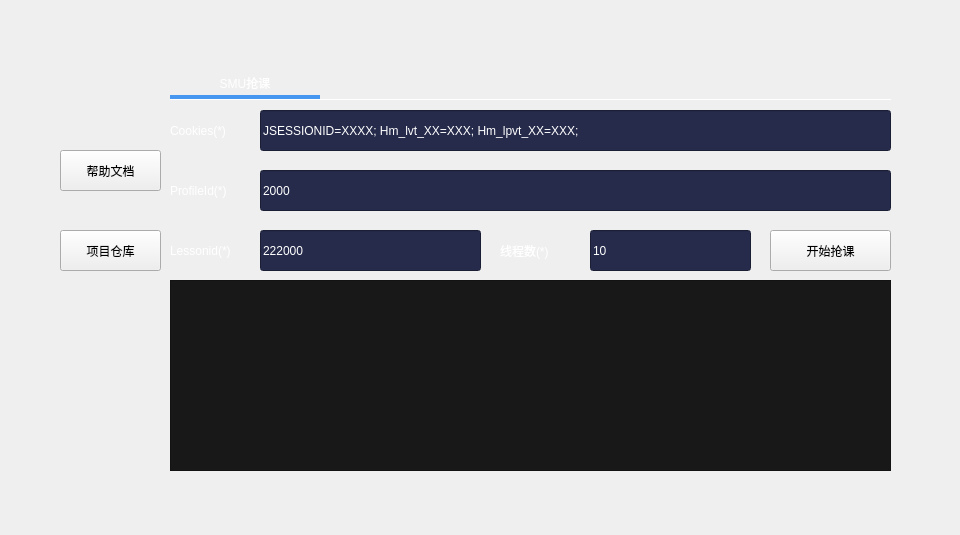
<?xml version="1.0" encoding="UTF-8"?>
<ui version="4.0">
 <class>Form</class>
 <widget class="QWidget" name="Form">
  <property name="geometry">
   <rect>
    <x>0</x>
    <y>0</y>
    <width>960</width>
    <height>535</height>
   </rect>
  </property>
  <property name="windowTitle">
   <string>Form</string>
  </property>
  <property name="styleSheet">
   <string notr="true">font-family: 57 12pt &quot;Alibaba PuHuiTi&quot;;</string>
  </property>
  <widget class="QTabWidget" name="tabWidget">
   <property name="geometry">
    <rect>
     <x>170</x>
     <y>70</y>
     <width>721</width>
     <height>401</height>
    </rect>
   </property>
   <property name="styleSheet">
    <string notr="true">QTabWidget::pane{
min-width:70px;
min-height:25px;
border-top: 1px solid;
border-color: white;
}

QTabBar::tab {

min-width:150px;

min-height:25px;

color: white;

font: 57 12pt &quot;Alibaba PuHuiTi&quot;;

border: 0px solid;



}

QTabBar::tab:selected{

min-width:150px;

min-height:25px;
color: white;

font: 57 13pt &quot;Alibaba PuHuiTi&quot;;

border: 0px solid;

border-bottom: 4px solid;

border-color: #4796f0;

}
</string>
   </property>
   <property name="currentIndex">
    <number>0</number>
   </property>
   <widget class="QWidget" name="tab_1">
    <attribute name="title">
     <string>SMU抢课</string>
    </attribute>
    <widget class="QLabel" name="label_12">
     <property name="geometry">
      <rect>
       <x>0</x>
       <y>10</y>
       <width>91</width>
       <height>41</height>
      </rect>
     </property>
     <property name="styleSheet">
      <string notr="true">color: white;
font: 75 12pt &quot;Alibaba PuHuiTi&quot;;</string>
     </property>
     <property name="text">
      <string>Cookies(*)</string>
     </property>
    </widget>
    <widget class="QLabel" name="label_8">
     <property name="geometry">
      <rect>
       <x>0</x>
       <y>130</y>
       <width>91</width>
       <height>41</height>
      </rect>
     </property>
     <property name="styleSheet">
      <string notr="true">color: white;
font: 75 12pt &quot;Alibaba PuHuiTi&quot;;</string>
     </property>
     <property name="text">
      <string>Lessonid(*)</string>
     </property>
    </widget>
    <widget class="QLabel" name="label_10">
     <property name="geometry">
      <rect>
       <x>330</x>
       <y>130</y>
       <width>81</width>
       <height>41</height>
      </rect>
     </property>
     <property name="styleSheet">
      <string notr="true">color: white;
font: 75 12pt &quot;Alibaba PuHuiTi&quot;;</string>
     </property>
     <property name="text">
      <string>线程数(*)</string>
     </property>
    </widget>
    <widget class="QLineEdit" name="lineEdit_6">
     <property name="geometry">
      <rect>
       <x>90</x>
       <y>10</y>
       <width>631</width>
       <height>41</height>
      </rect>
     </property>
     <property name="styleSheet">
      <string notr="true">color: white;
font: 75 12pt &quot;Alibaba PuHuiTi&quot;;
background-color: rgb(38, 43, 75);</string>
     </property>
     <property name="text">
      <string>JSESSIONID=XXXX; Hm_lvt_XX=XXX; Hm_lpvt_XX=XXX; </string>
     </property>
    </widget>
    <widget class="QLineEdit" name="lineEdit_5">
     <property name="geometry">
      <rect>
       <x>420</x>
       <y>130</y>
       <width>161</width>
       <height>41</height>
      </rect>
     </property>
     <property name="styleSheet">
      <string notr="true">color: white;
font: 75 12pt &quot;Alibaba PuHuiTi&quot;;
background-color: rgb(38, 43, 75);</string>
     </property>
     <property name="text">
      <string>10</string>
     </property>
    </widget>
    <widget class="QLineEdit" name="lineEdit_7">
     <property name="geometry">
      <rect>
       <x>90</x>
       <y>130</y>
       <width>221</width>
       <height>41</height>
      </rect>
     </property>
     <property name="styleSheet">
      <string notr="true">color: white;
font: 75 12pt &quot;Alibaba PuHuiTi&quot;;
background-color: rgb(38, 43, 75);</string>
     </property>
     <property name="text">
      <string>222000</string>
     </property>
    </widget>
    <widget class="QPushButton" name="pushButton_43">
     <property name="geometry">
      <rect>
       <x>600</x>
       <y>130</y>
       <width>121</width>
       <height>41</height>
      </rect>
     </property>
     <property name="styleSheet">
      <string notr="true">QPushButton {	
	color: white;
	font: 57 12pt &quot;Alibaba PuHuiTi&quot;;
	border-image: url(:/button/button_unselected.png);
}
QPushButton:hover {
	color: black;
	border-image: url(:/button/button_selected.png);
}
QPushButton:pressed {	
	background-color: rgb(25, 40, 50);
}
border-image: url(:/button/button_unselected.png);</string>
     </property>
     <property name="text">
      <string>开始抢课</string>
     </property>
    </widget>
    <widget class="QLabel" name="label_11">
     <property name="geometry">
      <rect>
       <x>0</x>
       <y>70</y>
       <width>91</width>
       <height>41</height>
      </rect>
     </property>
     <property name="styleSheet">
      <string notr="true">color: white;
font: 75 12pt &quot;Alibaba PuHuiTi&quot;;</string>
     </property>
     <property name="text">
      <string>ProfileId(*)</string>
     </property>
    </widget>
    <widget class="QLineEdit" name="lineEdit_8">
     <property name="geometry">
      <rect>
       <x>90</x>
       <y>70</y>
       <width>631</width>
       <height>41</height>
      </rect>
     </property>
     <property name="styleSheet">
      <string notr="true">color: white;
font: 75 12pt &quot;Alibaba PuHuiTi&quot;;
background-color: rgb(38, 43, 75);</string>
     </property>
     <property name="text">
      <string>2000</string>
     </property>
    </widget>
    <widget class="QListView" name="VitsListView">
     <property name="geometry">
      <rect>
       <x>0</x>
       <y>180</y>
       <width>721</width>
       <height>191</height>
      </rect>
     </property>
     <property name="palette">
      <palette>
       <active>
        <colorrole role="Button">
         <brush brushstyle="SolidPattern">
          <color alpha="255">
           <red>24</red>
           <green>24</green>
           <blue>24</blue>
          </color>
         </brush>
        </colorrole>
        <colorrole role="ButtonText">
         <brush brushstyle="SolidPattern">
          <color alpha="255">
           <red>255</red>
           <green>255</green>
           <blue>255</blue>
          </color>
         </brush>
        </colorrole>
        <colorrole role="Base">
         <brush brushstyle="SolidPattern">
          <color alpha="255">
           <red>24</red>
           <green>24</green>
           <blue>24</blue>
          </color>
         </brush>
        </colorrole>
        <colorrole role="Window">
         <brush brushstyle="SolidPattern">
          <color alpha="255">
           <red>24</red>
           <green>24</green>
           <blue>24</blue>
          </color>
         </brush>
        </colorrole>
       </active>
       <inactive>
        <colorrole role="Button">
         <brush brushstyle="SolidPattern">
          <color alpha="255">
           <red>24</red>
           <green>24</green>
           <blue>24</blue>
          </color>
         </brush>
        </colorrole>
        <colorrole role="ButtonText">
         <brush brushstyle="SolidPattern">
          <color alpha="255">
           <red>255</red>
           <green>255</green>
           <blue>255</blue>
          </color>
         </brush>
        </colorrole>
        <colorrole role="Base">
         <brush brushstyle="SolidPattern">
          <color alpha="255">
           <red>24</red>
           <green>24</green>
           <blue>24</blue>
          </color>
         </brush>
        </colorrole>
        <colorrole role="Window">
         <brush brushstyle="SolidPattern">
          <color alpha="255">
           <red>24</red>
           <green>24</green>
           <blue>24</blue>
          </color>
         </brush>
        </colorrole>
       </inactive>
       <disabled>
        <colorrole role="Button">
         <brush brushstyle="SolidPattern">
          <color alpha="255">
           <red>24</red>
           <green>24</green>
           <blue>24</blue>
          </color>
         </brush>
        </colorrole>
        <colorrole role="ButtonText">
         <brush brushstyle="SolidPattern">
          <color alpha="255">
           <red>120</red>
           <green>120</green>
           <blue>120</blue>
          </color>
         </brush>
        </colorrole>
        <colorrole role="Base">
         <brush brushstyle="SolidPattern">
          <color alpha="255">
           <red>24</red>
           <green>24</green>
           <blue>24</blue>
          </color>
         </brush>
        </colorrole>
        <colorrole role="Window">
         <brush brushstyle="SolidPattern">
          <color alpha="255">
           <red>24</red>
           <green>24</green>
           <blue>24</blue>
          </color>
         </brush>
        </colorrole>
       </disabled>
      </palette>
     </property>
     <property name="font">
      <font>
       <family>57 12pt Alibaba PuHuiTi</family>
       <pointsize>10</pointsize>
       <weight>75</weight>
       <bold>true</bold>
      </font>
     </property>
     <property name="styleSheet">
      <string notr="true">background-color: rgb(24, 24, 24);</string>
     </property>
    </widget>
   </widget>
  </widget>
  <widget class="QLabel" name="label">
   <property name="geometry">
    <rect>
     <x>10</x>
     <y>10</y>
     <width>941</width>
     <height>521</height>
    </rect>
   </property>
   <property name="text">
    <string/>
   </property>
   <property name="pixmap">
    <pixmap>res/background.png</pixmap>
   </property>
   <property name="scaledContents">
    <bool>true</bool>
   </property>
  </widget>
  <widget class="QLabel" name="label_2">
   <property name="geometry">
    <rect>
     <x>30</x>
     <y>20</y>
     <width>151</width>
     <height>151</height>
    </rect>
   </property>
   <property name="text">
    <string/>
   </property>
   <property name="pixmap">
    <pixmap>res/LOGO.png</pixmap>
   </property>
   <property name="scaledContents">
    <bool>true</bool>
   </property>
  </widget>
  <widget class="QPushButton" name="btn_close">
   <property name="geometry">
    <rect>
     <x>860</x>
     <y>60</y>
     <width>31</width>
     <height>31</height>
    </rect>
   </property>
   <property name="sizePolicy">
    <sizepolicy hsizetype="Minimum" vsizetype="Expanding">
     <horstretch>0</horstretch>
     <verstretch>0</verstretch>
    </sizepolicy>
   </property>
   <property name="minimumSize">
    <size>
     <width>20</width>
     <height>0</height>
    </size>
   </property>
   <property name="maximumSize">
    <size>
     <width>40</width>
     <height>16777215</height>
    </size>
   </property>
   <property name="toolTip">
    <string>Close</string>
   </property>
   <property name="styleSheet">
    <string notr="true">QPushButton {	
	border: none;
	border-radius: 6px;
	background-color: transparent;
}
QPushButton:hover {
	background-color: rgb(52, 59, 72);
}
QPushButton:pressed {	
	background-color: rgb(25, 40, 50);
}</string>
   </property>
   <property name="text">
    <string/>
   </property>
   <property name="icon">
    <iconset>
     <normaloff>res/close.png</normaloff>res/close.png</iconset>
   </property>
  </widget>
  <widget class="QPushButton" name="btn_minimize">
   <property name="geometry">
    <rect>
     <x>830</x>
     <y>60</y>
     <width>31</width>
     <height>31</height>
    </rect>
   </property>
   <property name="sizePolicy">
    <sizepolicy hsizetype="Minimum" vsizetype="Expanding">
     <horstretch>0</horstretch>
     <verstretch>0</verstretch>
    </sizepolicy>
   </property>
   <property name="minimumSize">
    <size>
     <width>20</width>
     <height>0</height>
    </size>
   </property>
   <property name="maximumSize">
    <size>
     <width>40</width>
     <height>16777215</height>
    </size>
   </property>
   <property name="toolTip">
    <string>Minimize</string>
   </property>
   <property name="styleSheet">
    <string notr="true">QPushButton {	
	border: none;
	border-radius: 6px;
	background-color: transparent;
}
QPushButton:hover {
	background-color: rgb(52, 59, 72);
}
QPushButton:pressed {	
	background-color: rgb(25, 40, 50);
}</string>
   </property>
   <property name="text">
    <string/>
   </property>
   <property name="icon">
    <iconset>
     <normaloff>res/minimize.png</normaloff>res/minimize.png</iconset>
   </property>
  </widget>
  <widget class="QPushButton" name="pushButton_4">
   <property name="geometry">
    <rect>
     <x>60</x>
     <y>230</y>
     <width>101</width>
     <height>41</height>
    </rect>
   </property>
   <property name="styleSheet">
    <string notr="true">QPushButton {	
	color: white;
	font: 57 12pt &quot;Alibaba PuHuiTi&quot;;
	border-image: url(:/button/button_unselected.png);
}
QPushButton:hover {
	color: black;
	border-image: url(:/button/button_selected.png);
}
QPushButton:pressed {	
	color: white;
	font: 57 12pt &quot;Alibaba PuHuiTi&quot;;
	border-image: url(:/button/button_unselected.png);
}
border-image: url(:/button/button_unselected.png);</string>
   </property>
   <property name="text">
    <string>项目仓库</string>
   </property>
  </widget>
  <widget class="QPushButton" name="pushButton_5">
   <property name="geometry">
    <rect>
     <x>60</x>
     <y>150</y>
     <width>101</width>
     <height>41</height>
    </rect>
   </property>
   <property name="styleSheet">
    <string notr="true">QPushButton {	
	color: white;
	font: 57 12pt &quot;Alibaba PuHuiTi&quot;;
	border-image: url(:/button/button_unselected.png);
}
QPushButton:hover {
	color: black;
	border-image: url(:/button/button_selected.png);
}
QPushButton:pressed {	
	color: white;
	font: 57 12pt &quot;Alibaba PuHuiTi&quot;;
	border-image: url(:/button/button_unselected.png);
}
border-image: url(:/button/button_unselected.png);</string>
   </property>
   <property name="text">
    <string>帮助文档</string>
   </property>
  </widget>
  <zorder>label</zorder>
  <zorder>tabWidget</zorder>
  <zorder>label_2</zorder>
  <zorder>btn_close</zorder>
  <zorder>btn_minimize</zorder>
  <zorder>pushButton_4</zorder>
  <zorder>pushButton_5</zorder>
 </widget>
 <resources>
  <include location="res/image.qrc"/>
 </resources>
 <connections/>
</ui>
